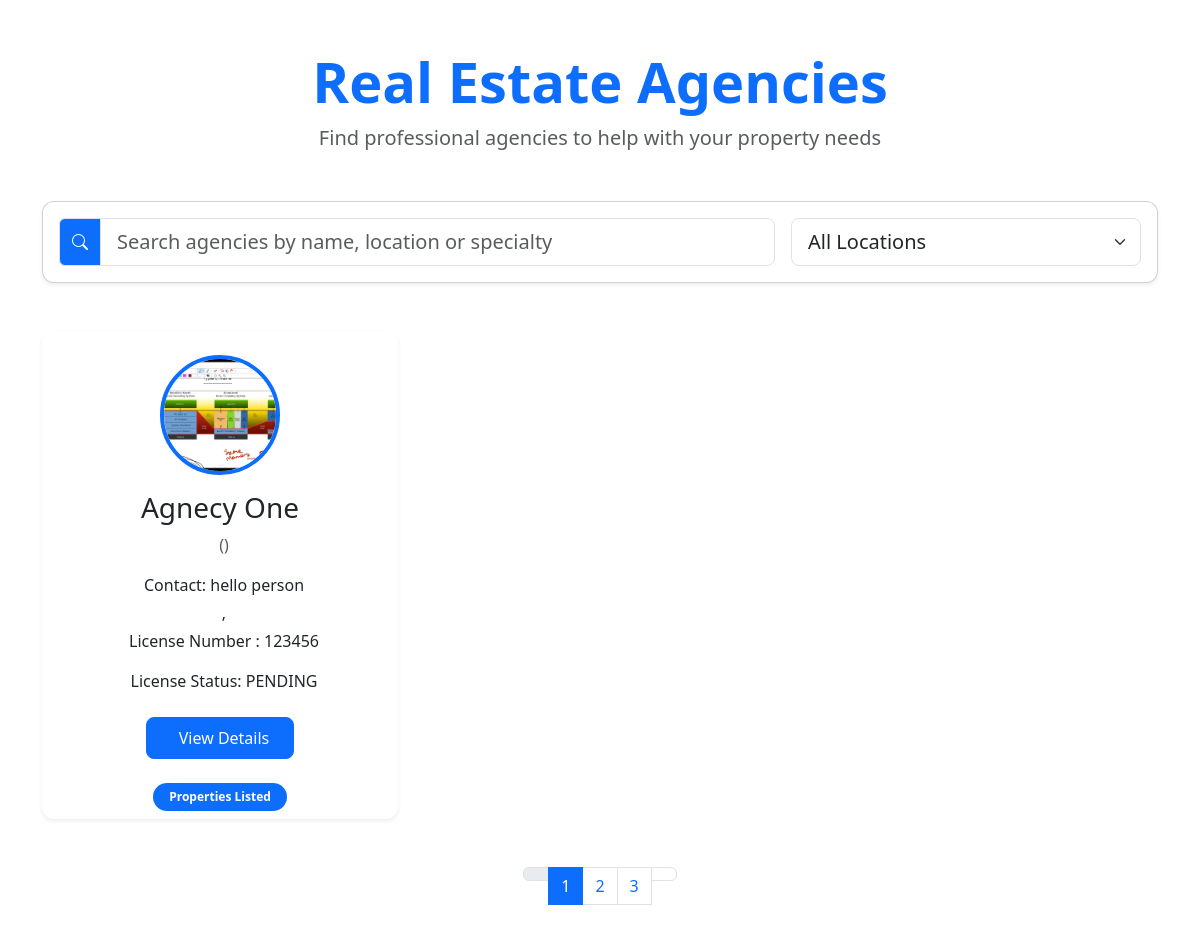
/agency/, run on the app's committed database.
### myapp/models.py (models this page shows, shortened)
class AgencyProfile(models.Model):
    LICENSE_STATUS = [
        ('PENDING','Pending'),
        ('APPROVED','Approved'),
        ('REJECT','Reject'),
    ]
    user = models.OneToOneField(CustomUser, on_delete=models.CASCADE, related_name='agency_profile')
    agency_name = models.CharField(max_length=100)
    contact_person = models.CharField(max_length=100)
    license_number = models.CharField(max_length=50, blank=True)
    license_status = models.CharField(max_length=20,choices=LICENSE_STATUS,default='PENDING')
    address = models.TextField(blank=True)
    website = models.URLField(blank=True)
    agency_logo = models.ImageField(upload_to='agency_logos/', blank=True)

### myapp/views.py (the view)
# urls.py: path('agency/',views.AgencyView.as_view(),name='agency'),
class AgencyView(View):
    def get(self, request):
        agency_user = CustomUser.objects.filter(role='AGENCY')
        print(agency_user)
        agencies = AgencyProfile.objects.filter(user__in=agency_user)
        context = {'agencies': agencies}
        return render(request, 'agency.html', context)

### myapp/models.py (called while the page is built)
    def __str__(self):
        return f"{self.username} ({self.get_role_display()})"

### templates/agency.html (shortened to what this page needs)
{% extends 'base.html' %}
{% load static %}
{% block content %}
<div class="container py-5">
    <div class="text-center mb-5">
        <h1 class="fw-bold display-4 text-primary">Real Estate Agencies</h1>
        <p class="lead text-muted">Find professional agencies to help with your property needs</p>
    </div>
    <div class="card shadow-sm mb-5">
        <div class="card-body">
            <div class="row g-3">
                <div class="col-md-8">
                    <div class="input-group">
                        <span class="input-group-text bg-primary text-white">
                            <i class="bi bi-search"></i>
                        </span>
                        <input type="text" class="form-control form-control-lg" placeholder="Search agencies by name, location or specialty">
                    </div>
                </div>
                <div class="col-md-4">
                    <select class="form-select form-select-lg">
                        <option selected>All Locations</option>
                    </select>
                </div>
            </div>
        </div>
    </div>
    <div class="row row-cols-1 row-cols-md-2 row-cols-lg-3 g-4">
        {% for agency in agencies %}
        <div class="col">
            <div class="card h-100 shadow-sm border-0">
                <div class="text-center pt-4">
                    {% if agency.agency_logo %}
                    <img src="{{ agency.agency_logo.url }}"
                         class="img-fluid rounded-circle border border-4 border-primary"
                         alt="{{ agency.agency_name }} Logo"
                         style="width: 120px; height: 120px; object-fit: cover;">
                    {% else %}
                    <div class="rounded-circle border border-4 border-primary d-flex align-items-center justify-content-center mx-auto"
                         style="width: 120px; height: 120px; background-color: #e9ecef;">
                        <span class="text-muted fs-4">{{ agency.agency_name|slice:":1" }}</span>
                    </div>
                    {% endif %}
                </div>
                <div class="card-body text-center">
                    <h3 class="card-title mb-2">{{ agency.agency_name }}</h3>
                    <div class="d-flex justify-content-center mb-3">
                        <div class="text-warning">
                            <span class="text-muted ms-2">({{ agency.review_count }})</span>
                        </div>
                    </div>
                    <p class="card-text mb-1">
                        Contact: {{ agency.contact_person }}
                    </p>
                    <p class="card-text mb-1">
                        {{ agency.city }}, {{ agency.region }}
                    </p>
                    <p class="card-text mb-3">
                        License Number : {{ agency.license_number }}
                    </p>
                    <p class="card-text mb-3">
                        License Status: {{ agency.license_status }}
                    </p>
                    <div class="mt-4">
                        <a href="{% url 'agency_detail' agency.id %}" class="btn btn-primary px-4">
                            View Details
                        </a>
                    </div>
                </div>
                <div class="card-footer bg-transparent border-0 text-center">
                    <div class="d-flex justify-content-center">
                        <span class="badge bg-primary rounded-pill px-3 py-2">
                            {{ agency.property_count }} Properties Listed
                        </span>
                    </div>
                </div>
            </div>
        </div>
        {% endfor %}
    </div>
    <nav class="mt-5" aria-label="Agency pagination">
        <ul class="pagination justify-content-center">
            <li class="page-item disabled">
                <a class="page-link" href="#" tabindex="-1" aria-disabled="true">
                </a>
            </li>
            <li class="page-item active"><a class="page-link" href="#">1</a></li>
            <li class="page-item"><a class="page-link" href="#">2</a></li>
            <li class="page-item"><a class="page-link" href="#">3</a></li>
            <li class="page-item">
                <a class="page-link" href="#">
                </a>
            </li>
        </ul>
    </nav>
</div>
{% endblock content %}

### templates/base.html (style rules this page uses)
.form-select { border-radius: 8px; border: 1px solid #dee2e6; padding: 0.5rem 1rem; transition: all 0.3s ease; }
.btn-primary { padding: 0.5rem; border-radius: 8px; }
.card { border-radius: 12px; overflow: hidden; transition: transform 0.2s; }

### data on the page
AgencyProfile: agency_logo (picture), agency_name "Agnecy One", contact_person "hello person", license_number "123456", license_status "PENDING"
